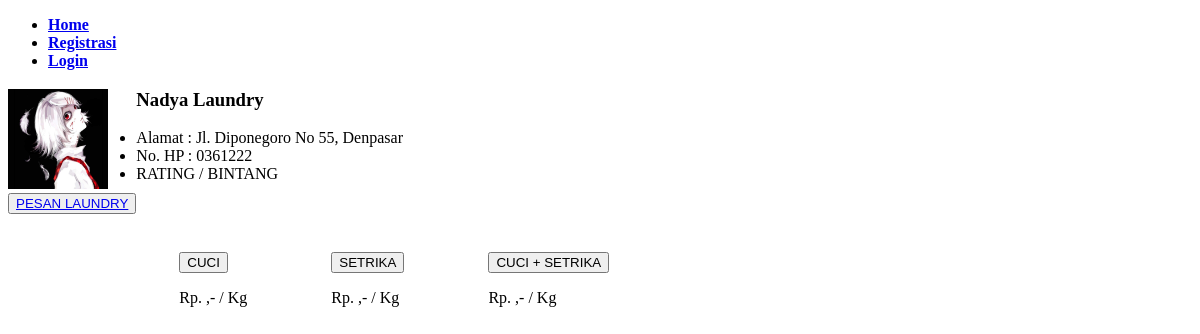
Before: /detail-agen.php?id=1 with the older database file.
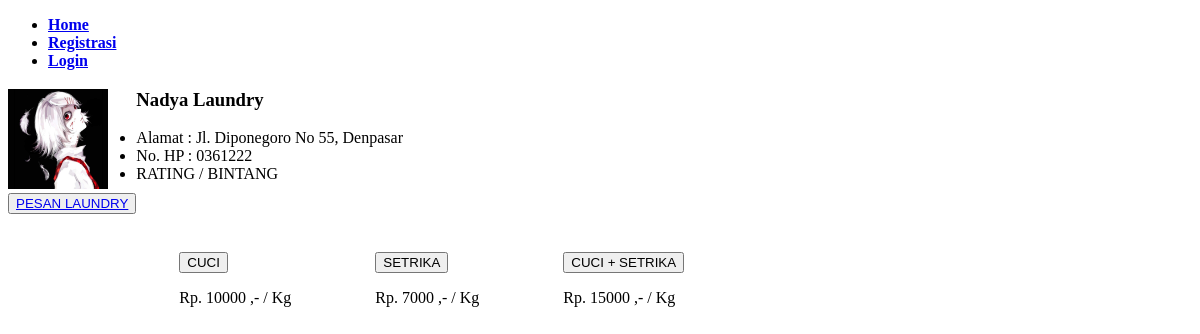
After: the same page with the newer database file.
### tables this page shows
CREATE TABLE `harga` (
  `id_harga` int(11) NOT NULL,
  `jenis` varchar(30) NOT NULL,
  `id_agen` int(11) NOT NULL,
  `harga` int(11) NOT NULL
);

### detail-agen.php (the view, shortened to what this page needs)
<?php
include 'connect-db.php';
$idAgen = $_GET["id"];
$query = mysqli_query($connect, "SELECT * FROM agen WHERE id_agen = '$idAgen'");
$agen = mysqli_fetch_assoc($query);
?>
<!DOCTYPE html>
<html lang="en">
<head>
</head>
<body>
    <?php include 'header.php'; ?>
    <div id="body">
        <div class="detail">
            <div>
                <div style="float:left;">
                    <img src="files/laundryku.jpg" alt="" height=100 width=100><br/>
                    <button><a href="pesan-laundry.php?id=<?= $idAgen ?>">PESAN LAUNDRY</a></button>
                </div>
                <div>
                    <h3><?= $agen["nama_laundry"] ?></h3>
                    <ul>
                        <li>Alamat : <?= $agen["alamat"] . ", " . $agen["kota"] ?></li>
                        <li>No. HP : <?= $agen["telp"] ?></li>
                        <li>RATING / BINTANG</li>
                    </ul>
                </div>
            </div>
            <table>
                <td>
                    <div style="margin-top:50px">
                        <blockquote>
                            <button>CUCI</button>
                            <p>
                                Rp.
                                <?php
                                    $harga = mysqli_query($connect, "SELECT * FROM harga WHERE id_agen = '$idAgen' AND jenis = 'cuci'");
                                    $harga = mysqli_fetch_assoc($harga);
                                    echo $harga['harga'];
                                ?>
                                ,- / Kg
                            </p>
                        </blockquote>
                    </div>
                </td>
                <td>
                    <div style="margin-top:50px">
                        <blockquote>
                            <button>SETRIKA</button>
                            <p>
                                Rp.
                                <?php
                                    $harga = mysqli_query($connect, "SELECT * FROM harga WHERE id_agen = '$idAgen' AND jenis = 'setrika'");
                                    $harga = mysqli_fetch_assoc($harga);
                                    echo $harga['harga'];
                                ?>
                                ,- / Kg
                            </p>
                        </blockquote>
                    </div>
                </td>
                <td>
                    <div style="margin-top:50px">
                        <blockquote>
                            <button>CUCI + SETRIKA</button>
                            <p>
                                Rp.
                                <?php
                                    $harga = mysqli_query($connect, "SELECT * FROM harga WHERE id_agen = '$idAgen' AND jenis = 'komplit'");
                                    $harga = mysqli_fetch_assoc($harga);
                                    echo $harga['harga'];
                                ?>
                                ,- / Kg
                            </p>
                        </blockquote>
                    </div>
                </td>
            </table>
        </div>
    </div>
</body>
</html>

Changed rows visible on the page:
added harga: harga "10000"
added harga: harga "7000"
added harga: harga "15000"
